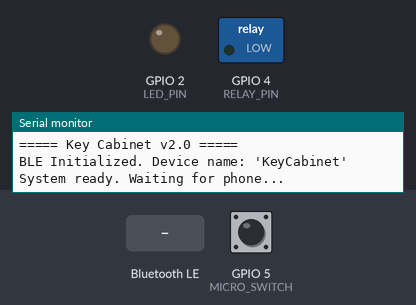
The sketch below on a simulated ESP32. On the bench: switched loads named in the sketch (green lamp = pin HIGH), output pins drawn as LEDs (lit = HIGH), the last lines printed to the serial monitor. The test bench sets the inputs (shaded band); at power-on: GPIO 5 (MICRO_SWITCH) HIGH. Nothing arrives over Bluetooth unless stated; a phone connects over Bluetooth LE 3 s after start.

Above: at 1.3 s.
1.4 s: GPIO 5 (MICRO_SWITCH) pulled LOW for 0.15 s
At 4.1 s:
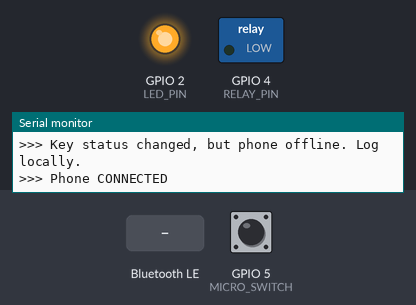
4.5 s: Bluetooth LE write "1" received
At 5.4 s:
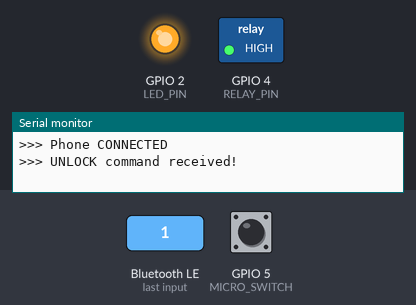
7.5 s: GPIO 5 (MICRO_SWITCH) pulled LOW for 1 s
Timing chart, 0 to 10.5 s (numbered marks = the images above; inputs shaded):
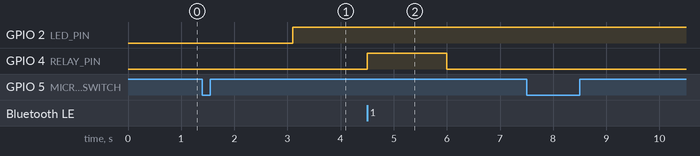

The sketch:

KeyCabinet.ino
```cpp
#include <BLEDevice.h>
#include <BLEUtils.h>
#include <BLEServer.h>
#include <esp_pm.h>

#include "Config.h"
#include "BLE_Callbacks.h"
#include "BLE_Manager.h"
#include "Cabinet_Manager.h"

void setup() {
  Serial.begin(115200);
  delay(100);
  Serial.println("\n===== Key Cabinet v2.0 =====");

  // 1. Hardware Init
  initHardware();

  // 2. Power Management (Light-sleep allowed)
  #if CONFIG_PM_ENABLE
    esp_pm_config_t pm_config = {
      .max_freq_mhz = 80,
      .min_freq_mhz = 40,
      .light_sleep_enable = true
    };
    esp_pm_configure(&pm_config);
    Serial.println("Power management enabled.");
  #endif

  // 3. BLE Init
  initBLE();

  Serial.println("System ready. Waiting for phone...");
}

void loop() {
  // Check micro-switch status and notify if changed
  checkKeyStatus();

  delay(100); // Prevent watchdog issues
}
```

BLE_Callbacks.h
```cpp
#ifndef BLE_CALLBACKS_H
#define BLE_CALLBACKS_H

#include <BLEServer.h>
#include "Config.h"

// ======================================================
// 1. Server Callbacks (Connection / Disconnection)
// ======================================================
class MyServerCallbacks : public BLEServerCallbacks {
  void onConnect(BLEServer* pServer) override {
    deviceConnected = true;
    digitalWrite(LED_PIN, HIGH);
    Serial.println(">>> Phone CONNECTED");
    // Push current end-switch state immediately so phone doesn't wait for a change
    uint8_t statusByte = keyPresent ? 0x01 : 0x00;
    pStatusCharacteristic->setValue(&statusByte, 1);
    pStatusCharacteristic->notify();
  }

  void onDisconnect(BLEServer* pServer) override {
    deviceConnected = false;
    digitalWrite(LED_PIN, LOW);
    Serial.println(">>> Phone DISCONNECTED. Restarting advertising...");
    pServer->startAdvertising();
  }
};

// ======================================================
// 2. Write Characteristic Callbacks (Unlock Command)
// ======================================================
class WriteCallbacks : public BLECharacteristicCallbacks {
  void onWrite(BLECharacteristic *pCharacteristic) override {
    std::string value = pCharacteristic->getValue();
    if (value.length() > 0 && value[0] == '1') {
      Serial.println(">>> UNLOCK command received!");
      digitalWrite(RELAY_PIN, HIGH);
      delay(1500);              // Hold solenoid open for 1.5s
      digitalWrite(RELAY_PIN, LOW);
      Serial.println(">>> Lock closed.");
    }
  }
};

#endif
```

BLE_Manager.h
```cpp
#ifndef BLE_MANAGER_H
#define BLE_MANAGER_H

#include <BLEDevice.h>
#include <BLEUtils.h>
#include <BLEServer.h>
#include "Config.h"
#include "BLE_Callbacks.h"

// ===== Global Definitions (must match Config.h) =====
BLEServer*          pServer = nullptr;
BLECharacteristic*  pStatusCharacteristic = nullptr;
bool                deviceConnected = false;
bool                keyPresent = true;

void initBLE() {
  // 1. Initialize Device
  BLEDevice::init("KeyCabinet");

  // 2. Create Server
  pServer = BLEDevice::createServer();
  pServer->setCallbacks(new MyServerCallbacks());

  // 3. Create Service
  BLEService *pService = pServer->createService(SERVICE_UUID);

  // 4. Write Characteristic (Phone -> ESP32)
  BLECharacteristic *pWriteChar = pService->createCharacteristic(
    WRITE_CHAR_UUID,
    BLECharacteristic::PROPERTY_WRITE
  );
  pWriteChar->setCallbacks(new WriteCallbacks());

  // 5. Notify Characteristic (ESP32 -> Phone)
  pStatusCharacteristic = pService->createCharacteristic(
    STATUS_CHAR_UUID,
    BLECharacteristic::PROPERTY_NOTIFY
  );

  // 6. Start Service
  pService->start();

  // 7. Start Advertising
  BLEAdvertising *pAdvertising = BLEDevice::getAdvertising();
  pAdvertising->addServiceUUID(SERVICE_UUID);
  pAdvertising->setScanResponse(true);
  pAdvertising->setMinPreferred(0x06);
  pAdvertising->setMaxPreferred(0x12);
  pServer->startAdvertising();

  Serial.println("BLE Initialized. Device name: 'KeyCabinet'");
}

#endif
```

Cabinet_Manager.h
```cpp
#ifndef CABINET_MANAGER_H
#define CABINET_MANAGER_H

#include "Config.h"

void initHardware() {
  pinMode(RELAY_PIN, OUTPUT);
  pinMode(MICRO_SWITCH, INPUT_PULLUP);  // LOW = key in place
  pinMode(LED_PIN, OUTPUT);

  digitalWrite(RELAY_PIN, LOW);
  digitalWrite(LED_PIN, LOW);

  // Read initial state
  keyPresent = (digitalRead(MICRO_SWITCH) == LOW);
}

void checkKeyStatus() {
  bool current = (digitalRead(MICRO_SWITCH) == LOW);

  if (current != keyPresent) {
    keyPresent = current;

    if (deviceConnected) {
      // Send 1 byte via BLE Notification
      uint8_t statusByte = keyPresent ? 0x01 : 0x00;
      pStatusCharacteristic->setValue(&statusByte, 1);
      pStatusCharacteristic->notify();

      Serial.print(">>> Key status updated: ");
      Serial.println(keyPresent ? "IN cabinet" : "TAKEN by user");
    } else {
      Serial.println(">>> Key status changed, but phone offline. Log locally.");
    }
  }
}

#endif
```

Config.h
```cpp
#ifndef CONFIG_H
#define CONFIG_H

#include <Arduino.h>

// ===== Hardware Pins =====
#define RELAY_PIN     4
#define MICRO_SWITCH  5
#define LED_PIN       2

// ===== BLE UUIDs =====
#define SERVICE_UUID        "4fafc201-1fb5-459e-8fcc-c5c9c331914b"
#define WRITE_CHAR_UUID     "beb5483e-36e1-4688-b7f5-ea07361b26a8"
#define STATUS_CHAR_UUID    "d3e5c4d6-8a9b-4e2c-9f1d-6a7b8c9d0e1f"

// ===== Global State =====
extern BLEServer*        pServer;
extern BLECharacteristic* pStatusCharacteristic;
extern bool              deviceConnected;
extern bool              keyPresent;

#endif
```

Measured:
- after the input at 4.5 s, GPIO 4 (RELAY_PIN): LOW → HIGH at once, → LOW 1.5 s later
